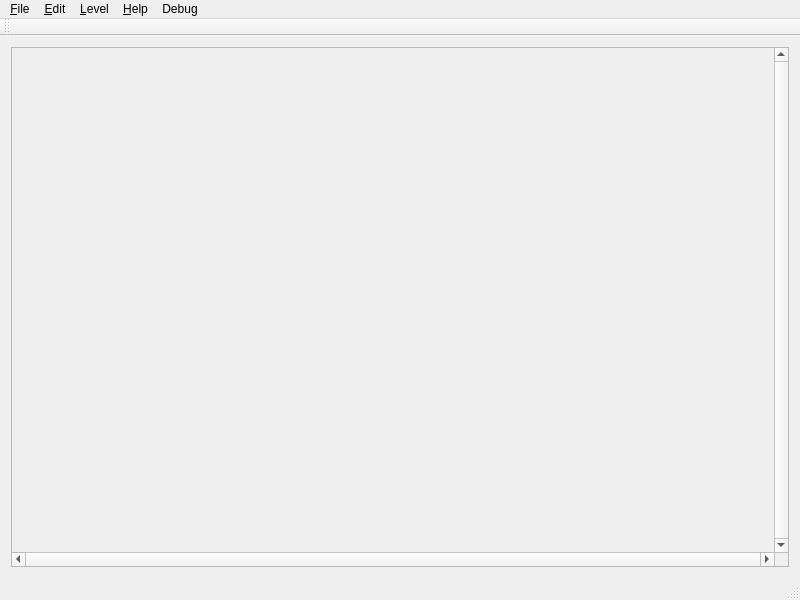
<?xml version="1.0" encoding="UTF-8"?>
<ui version="4.0">
 <class>MainWindow</class>
 <widget class="QMainWindow" name="MainWindow">
  <property name="geometry">
   <rect>
    <x>0</x>
    <y>0</y>
    <width>800</width>
    <height>600</height>
   </rect>
  </property>
  <property name="minimumSize">
   <size>
    <width>640</width>
    <height>480</height>
   </size>
  </property>
  <property name="windowTitle">
   <string>Kirby's Dream Course Editor</string>
  </property>
  <property name="windowIcon">
   <iconset resource="images.qrc">
    <normaloff>:/images/main16.png</normaloff>:/images/main16.png</iconset>
  </property>
  <property name="windowOpacity">
   <double>1.000000000000000</double>
  </property>
  <widget class="QWidget" name="centralWidget">
   <property name="sizePolicy">
    <sizepolicy hsizetype="Expanding" vsizetype="Expanding">
     <horstretch>0</horstretch>
     <verstretch>0</verstretch>
    </sizepolicy>
   </property>
   <layout class="QGridLayout" name="gridLayout">
    <item row="0" column="0">
     <widget class="QScrollArea" name="scrollArea">
      <property name="verticalScrollBarPolicy">
       <enum>Qt::ScrollBarAlwaysOn</enum>
      </property>
      <property name="horizontalScrollBarPolicy">
       <enum>Qt::ScrollBarAlwaysOn</enum>
      </property>
      <property name="widgetResizable">
       <bool>true</bool>
      </property>
      <property name="alignment">
       <set>Qt::AlignCenter</set>
      </property>
      <widget class="QWidget" name="scrollAreaWidgetContents">
       <property name="geometry">
        <rect>
         <x>0</x>
         <y>0</y>
         <width>763</width>
         <height>510</height>
        </rect>
       </property>
      </widget>
     </widget>
    </item>
   </layout>
  </widget>
  <widget class="QMenuBar" name="menuBar">
   <property name="geometry">
    <rect>
     <x>0</x>
     <y>0</y>
     <width>800</width>
     <height>21</height>
    </rect>
   </property>
   <widget class="QMenu" name="menuFile">
    <property name="title">
     <string>&amp;File</string>
    </property>
    <addaction name="action_Open_ROM"/>
    <addaction name="action_Save_ROM"/>
    <addaction name="action_Save_ROM_As"/>
    <addaction name="action_Close_ROM"/>
    <addaction name="separator"/>
    <addaction name="action_Exit"/>
   </widget>
   <widget class="QMenu" name="menuEdit">
    <property name="title">
     <string>&amp;Edit</string>
    </property>
    <addaction name="action_Undo"/>
    <addaction name="action_Redo"/>
    <addaction name="separator"/>
    <addaction name="action_Cut"/>
    <addaction name="action_Copy"/>
    <addaction name="action_Paste"/>
    <addaction name="action_Delete"/>
    <addaction name="separator"/>
    <addaction name="action_Edit_Tiles"/>
   </widget>
   <widget class="QMenu" name="menuLevel">
    <property name="title">
     <string>&amp;Level</string>
    </property>
    <addaction name="action_Save_Level"/>
    <addaction name="action_Save_Level_to_Image"/>
    <addaction name="separator"/>
    <addaction name="action_Load_Level_from_File"/>
    <addaction name="action_Save_Level_to_File"/>
    <addaction name="action_Load_Course_from_File"/>
    <addaction name="action_Save_Course_to_File"/>
    <addaction name="separator"/>
    <addaction name="action_Level_Properties"/>
    <addaction name="separator"/>
    <addaction name="action_Show_Preview"/>
    <addaction name="action_Center_Preview"/>
    <addaction name="separator"/>
    <addaction name="action_Select_Course"/>
    <addaction name="action_Previous_Course"/>
    <addaction name="action_Next_Course"/>
    <addaction name="action_Previous_Level"/>
    <addaction name="action_Next_Level"/>
   </widget>
   <widget class="QMenu" name="menuHelp">
    <property name="title">
     <string>&amp;Help</string>
    </property>
    <addaction name="action_Contents"/>
    <addaction name="action_About"/>
   </widget>
   <widget class="QMenu" name="menuDebug">
    <property name="title">
     <string>Debug</string>
    </property>
    <addaction name="action_Dump_Level"/>
   </widget>
   <addaction name="menuFile"/>
   <addaction name="menuEdit"/>
   <addaction name="menuLevel"/>
   <addaction name="menuHelp"/>
   <addaction name="menuDebug"/>
  </widget>
  <widget class="QStatusBar" name="statusBar"/>
  <widget class="QToolBar" name="toolBar">
   <property name="windowTitle">
    <string>toolBar</string>
   </property>
   <property name="movable">
    <bool>true</bool>
   </property>
   <property name="allowedAreas">
    <set>Qt::BottomToolBarArea|Qt::TopToolBarArea</set>
   </property>
   <property name="floatable">
    <bool>false</bool>
   </property>
   <attribute name="toolBarArea">
    <enum>TopToolBarArea</enum>
   </attribute>
   <attribute name="toolBarBreak">
    <bool>false</bool>
   </attribute>
  </widget>
  <action name="action_Open_ROM">
   <property name="icon">
    <iconset resource="icons.qrc">
     <normaloff>:/images/icons/folder.png</normaloff>:/images/icons/folder.png</iconset>
   </property>
   <property name="text">
    <string>&amp;Open ROM...</string>
   </property>
   <property name="shortcut">
    <string>Ctrl+O</string>
   </property>
  </action>
  <action name="action_Save_ROM">
   <property name="icon">
    <iconset resource="icons.qrc">
     <normaloff>:/images/icons/disk.png</normaloff>:/images/icons/disk.png</iconset>
   </property>
   <property name="text">
    <string>&amp;Save ROM</string>
   </property>
   <property name="shortcut">
    <string>Ctrl+S</string>
   </property>
  </action>
  <action name="action_Save_ROM_As">
   <property name="text">
    <string>Save ROM As...</string>
   </property>
   <property name="shortcut">
    <string>Ctrl+Shift+S</string>
   </property>
  </action>
  <action name="action_Close_ROM">
   <property name="text">
    <string>Close ROM</string>
   </property>
  </action>
  <action name="action_Load_Course_from_File">
   <property name="enabled">
    <bool>true</bool>
   </property>
   <property name="text">
    <string>Load Course from &amp;File...</string>
   </property>
  </action>
  <action name="action_Save_Level">
   <property name="enabled">
    <bool>true</bool>
   </property>
   <property name="text">
    <string>Save Level...</string>
   </property>
  </action>
  <action name="action_Save_Course_to_File">
   <property name="enabled">
    <bool>true</bool>
   </property>
   <property name="text">
    <string>Save Course to File...</string>
   </property>
  </action>
  <action name="action_Exit">
   <property name="text">
    <string>E&amp;xit</string>
   </property>
   <property name="shortcut">
    <string>Ctrl+Q</string>
   </property>
  </action>
  <action name="action_Cut">
   <property name="enabled">
    <bool>true</bool>
   </property>
   <property name="icon">
    <iconset resource="icons.qrc">
     <normaloff>:/images/icons/cut.png</normaloff>:/images/icons/cut.png</iconset>
   </property>
   <property name="text">
    <string>Cu&amp;t</string>
   </property>
   <property name="shortcut">
    <string>Ctrl+X</string>
   </property>
  </action>
  <action name="action_Copy">
   <property name="enabled">
    <bool>true</bool>
   </property>
   <property name="icon">
    <iconset resource="icons.qrc">
     <normaloff>:/images/icons/page_copy.png</normaloff>:/images/icons/page_copy.png</iconset>
   </property>
   <property name="text">
    <string>&amp;Copy</string>
   </property>
   <property name="shortcut">
    <string>Ctrl+C</string>
   </property>
  </action>
  <action name="action_Paste">
   <property name="enabled">
    <bool>true</bool>
   </property>
   <property name="icon">
    <iconset resource="icons.qrc">
     <normaloff>:/images/icons/paste_plain.png</normaloff>:/images/icons/paste_plain.png</iconset>
   </property>
   <property name="text">
    <string>&amp;Paste</string>
   </property>
   <property name="shortcut">
    <string>Ctrl+V</string>
   </property>
  </action>
  <action name="action_Delete">
   <property name="enabled">
    <bool>true</bool>
   </property>
   <property name="icon">
    <iconset resource="icons.qrc">
     <normaloff>:/images/icons/delete.png</normaloff>:/images/icons/delete.png</iconset>
   </property>
   <property name="text">
    <string>&amp;Delete</string>
   </property>
   <property name="shortcut">
    <string>Del</string>
   </property>
  </action>
  <action name="action_Contents">
   <property name="enabled">
    <bool>true</bool>
   </property>
   <property name="icon">
    <iconset resource="icons.qrc">
     <normaloff>:/images/icons/help.png</normaloff>:/images/icons/help.png</iconset>
   </property>
   <property name="text">
    <string>&amp;Contents...</string>
   </property>
   <property name="shortcut">
    <string>F1</string>
   </property>
  </action>
  <action name="action_About">
   <property name="text">
    <string>&amp;About...</string>
   </property>
  </action>
  <action name="action_Edit_Tiles">
   <property name="enabled">
    <bool>true</bool>
   </property>
   <property name="icon">
    <iconset resource="icons.qrc">
     <normaloff>:/images/icons/brick_edit.png</normaloff>:/images/icons/brick_edit.png</iconset>
   </property>
   <property name="text">
    <string>&amp;Edit Tiles...</string>
   </property>
   <property name="shortcut">
    <string>E</string>
   </property>
  </action>
  <action name="action_Previous_Level">
   <property name="icon">
    <iconset resource="icons.qrc">
     <normaloff>:/images/icons/resultset_previous.png</normaloff>:/images/icons/resultset_previous.png</iconset>
   </property>
   <property name="text">
    <string>Previous Level</string>
   </property>
   <property name="shortcut">
    <string>Ctrl+Left</string>
   </property>
  </action>
  <action name="action_Next_Level">
   <property name="icon">
    <iconset resource="icons.qrc">
     <normaloff>:/images/icons/resultset_next.png</normaloff>:/images/icons/resultset_next.png</iconset>
   </property>
   <property name="text">
    <string>Next Level</string>
   </property>
   <property name="shortcut">
    <string>Ctrl+Right</string>
   </property>
  </action>
  <action name="action_Previous_Course">
   <property name="icon">
    <iconset resource="icons.qrc">
     <normaloff>:/images/icons/resultset_first.png</normaloff>:/images/icons/resultset_first.png</iconset>
   </property>
   <property name="text">
    <string>Previous Course</string>
   </property>
   <property name="shortcut">
    <string>Ctrl+Shift+Left</string>
   </property>
  </action>
  <action name="action_Next_Course">
   <property name="icon">
    <iconset resource="icons.qrc">
     <normaloff>:/images/icons/resultset_last.png</normaloff>:/images/icons/resultset_last.png</iconset>
   </property>
   <property name="text">
    <string>Next Course</string>
   </property>
   <property name="shortcut">
    <string>Ctrl+Shift+Right</string>
   </property>
  </action>
  <action name="action_Level_Properties">
   <property name="icon">
    <iconset resource="icons.qrc">
     <normaloff>:/images/icons/wand.png</normaloff>:/images/icons/wand.png</iconset>
   </property>
   <property name="text">
    <string>Level Properties</string>
   </property>
   <property name="shortcut">
    <string>Ctrl+P</string>
   </property>
  </action>
  <action name="action_Dump_Header">
   <property name="text">
    <string>Dump level header to stdout</string>
   </property>
   <property name="visible">
    <bool>true</bool>
   </property>
  </action>
  <action name="action_Dump_Level">
   <property name="text">
    <string>Dump level chunks to text file</string>
   </property>
  </action>
  <action name="action_Show_Preview">
   <property name="icon">
    <iconset resource="icons.qrc">
     <normaloff>:/images/icons/magnifier.png</normaloff>:/images/icons/magnifier.png</iconset>
   </property>
   <property name="text">
    <string>Show Preview</string>
   </property>
  </action>
  <action name="action_Center_Preview">
   <property name="checkable">
    <bool>true</bool>
   </property>
   <property name="checked">
    <bool>true</bool>
   </property>
   <property name="icon">
    <iconset resource="icons.qrc">
     <normaloff>:/images/icons/arrow_in.png</normaloff>:/images/icons/arrow_in.png</iconset>
   </property>
   <property name="text">
    <string>Center Preview</string>
   </property>
  </action>
  <action name="action_Save_Level_to_Image">
   <property name="icon">
    <iconset resource="icons.qrc">
     <normaloff>:/images/icons/image.png</normaloff>:/images/icons/image.png</iconset>
   </property>
   <property name="text">
    <string>Save Level to Image...</string>
   </property>
  </action>
  <action name="action_Select_Course">
   <property name="icon">
    <iconset resource="icons.qrc">
     <normaloff>:/images/icons/door_in.png</normaloff>:/images/icons/door_in.png</iconset>
   </property>
   <property name="text">
    <string>Select Course...</string>
   </property>
  </action>
  <action name="action_Undo">
   <property name="icon">
    <iconset resource="icons.qrc">
     <normaloff>:/images/icons/arrow_undo.png</normaloff>:/images/icons/arrow_undo.png</iconset>
   </property>
   <property name="text">
    <string>Undo</string>
   </property>
   <property name="shortcut">
    <string>Ctrl+Z</string>
   </property>
  </action>
  <action name="action_Redo">
   <property name="icon">
    <iconset resource="icons.qrc">
     <normaloff>:/images/icons/arrow_redo.png</normaloff>:/images/icons/arrow_redo.png</iconset>
   </property>
   <property name="text">
    <string>Redo</string>
   </property>
   <property name="shortcut">
    <string>Ctrl+Y</string>
   </property>
  </action>
  <action name="action_Load_Level_from_File">
   <property name="text">
    <string>Load Level from File...</string>
   </property>
  </action>
  <action name="action_Save_Level_to_File">
   <property name="text">
    <string>Save Level to File...</string>
   </property>
  </action>
 </widget>
 <layoutdefault spacing="6" margin="11"/>
 <resources>
  <include location="images.qrc"/>
  <include location="icons.qrc"/>
 </resources>
 <connections/>
</ui>
